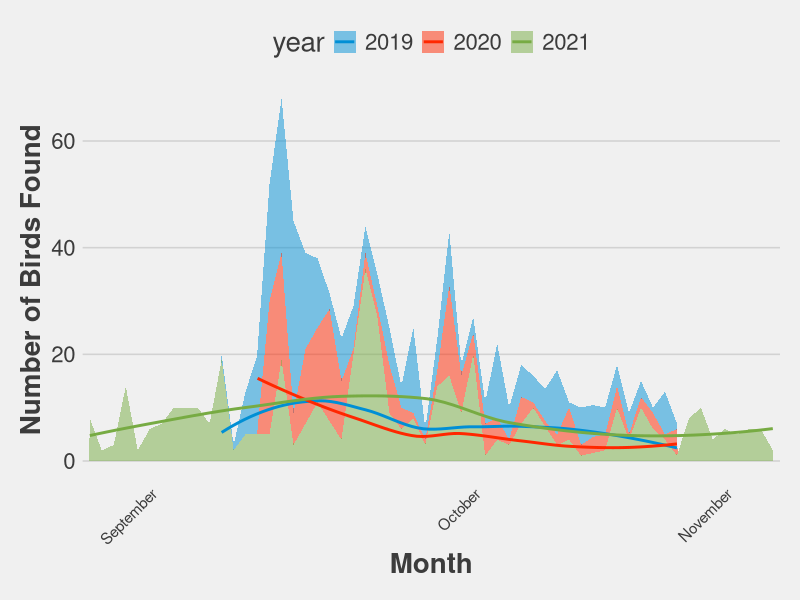

This figure's R source:
#  Load packages ----------------------------------------------------------
library(tidyverse)
library(ggthemes)
library(scales)

# Import survey data ------------------------------------------------------

bird_data <-
  read_csv("Data/UIUC_bird_survey_data_all_years.csv") %>%
  mutate(year = lubridate::year(date_mm_dd_yyyy),
         week = lubridate::week(date_mm_dd_yyyy),
         month = lubridate::month(date_mm_dd_yyyy, label = T),
         month_day = format(date_mm_dd_yyyy, format = "%m-%d")) %>%
  select(date_mm_dd_yyyy,
         year,
         week,
         month,
         month_day,
         everything())

# List of set species names
species_list <-
  read_csv("Data/SpeciesList.csv") %>%
  pull(SpeciesList)


# Birds found by date/year ------------------------------------------------

PlotData <-
  bird_data %>%
    select(date_mm_dd_yyyy, year, week, month, month_day) %>%
    as_tibble(.) %>%
    group_by(date_mm_dd_yyyy) %>%
    add_count() %>%
    mutate(year = as_factor(year)) %>%
    distinct()


PlotData %>%
  ggplot(., aes(x = month_day, y = n, group = year, fill = year)) +
  geom_area(alpha = 0.5) +
  geom_smooth(aes(color = year), se = FALSE) +
  scale_x_discrete(breaks = c("09-01", "10-01", "11-02"),
                   labels = c("September", "October", "November")) +
  scale_fill_fivethirtyeight() +
  scale_color_fivethirtyeight() +
  xlab("Month") +
  ylab("Number of Birds Found") +
  theme_fivethirtyeight() +
  scale_y_continuous(
    breaks = function(x) unique(
      floor(pretty(seq(0, (max(x) + 1) * 1.1))))) +
  theme_fivethirtyeight() +
  theme(
    axis.text.x = element_text(angle = 45, hjust = 1, size = 11),
    axis.title = element_text(size = 20, face = "bold"),
    text = element_text( size = 20),
    legend.position = "top",
    panel.grid.major.x = element_blank())
